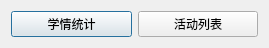
<?xml version="1.0" encoding="UTF-8"?>
<ui version="4.0">
 <class>CourseActionsDialog</class>
 <widget class="QDialog" name="CourseActionsDialog">
  <property name="geometry">
   <rect>
    <x>0</x>
    <y>0</y>
    <width>269</width>
    <height>42</height>
   </rect>
  </property>
  <property name="windowTitle">
   <string>Dialog</string>
  </property>
  <layout class="QHBoxLayout" name="horizontalLayout">
   <item>
    <widget class="QPushButton" name="statisticsBtn">
     <property name="text">
      <string>学情统计</string>
     </property>
    </widget>
   </item>
   <item>
    <widget class="QPushButton" name="activeBtn">
     <property name="text">
      <string>活动列表</string>
     </property>
    </widget>
   </item>
  </layout>
 </widget>
 <resources/>
 <connections/>
</ui>
